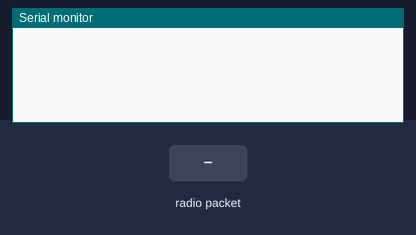
Bench run of a program on a simulated ESP32. Shown: the last lines printed to the serial monitor. Inputs (shaded band) come from the test bench.

Above: at 1.2 s.
1.3 s: radio packet "GETMACADDRESS" arrives
At 2.0 s:
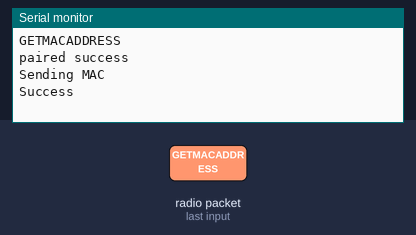
2.8 s: radio packet "ON" arrives
At 4.0 s:
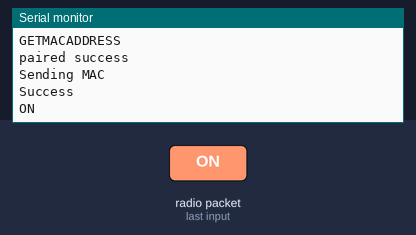
4.3 s: radio packet "OFF" arrives
At 5.4 s:
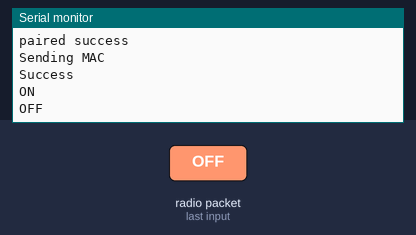
5.8 s: radio packet "NUMLEDS" arrives
At 6.5 s:
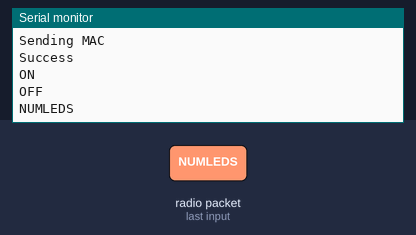
7.3 s: radio packet "COLOUR" arrives
At 7.6 s:
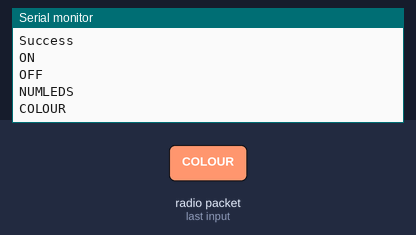
8.8 s: radio packet "COLOURRED" arrives
At 10.0 s:
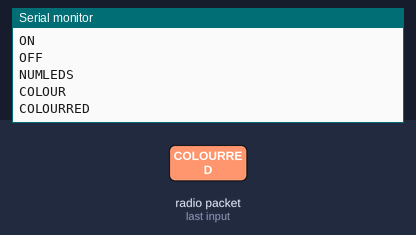

Measured:
- after the input at 1.3 s, the serial monitor: prints a new line at once (image 1)
- after the input at 2.8 s, the serial monitor: prints a new line at once (image 2)
- after the input at 4.3 s, the serial monitor: prints a new line at once (image 3)
- after the input at 5.8 s, the serial monitor: prints a new line at once (image 4)
- after the input at 7.3 s, the serial monitor: prints a new line at once (image 5)
- after the input at 8.8 s, the serial monitor: prints a new line at once (image 6)

The program:

main.cpp
```cpp
// (licence header left out)
#include <Arduino.h>
#include <FastLED.h>
#include <receiver_espnow.h>

#define HW_NUM_LEDS 19 // Number of LEDs in the strip, change this to your strip length
#define DATA_PIN 26

String EspID = "LED_STRIP";
CRGB leds[HW_NUM_LEDS];

uint8_t red = 255;
uint8_t green = 255;
uint8_t blue = 255;

CRGB colour;

int NUM_LEDS = -1;
bool isStripOn = false;

void setup()
{
  Serial.begin(115200);
  WiFi.mode(WIFI_STA);
  WiFi.disconnect();
  esp_wifi_set_channel(1, WIFI_SECOND_CHAN_NONE);

  esp_now_init();

  esp_now_register_send_cb(OnDataSent);
  esp_now_register_recv_cb(OnDataRecv);
  // FastLED supports many other LED Strips, enter your own here
  FastLED.addLeds<WS2815, DATA_PIN, RGB>(leds, HW_NUM_LEDS);
  FastLED.clear();
}

void loop()
{

  if (NUM_LEDS > 0) // check NUM_LEDS is configured in nextion settings
  {
    if (isStripOn)
    {
      colour = CRGB(red, green, blue);
      FastLED.clear();
      for (int i = 0; i < min(NUM_LEDS, HW_NUM_LEDS); i++)
      {
        leds[i] = colour;
      }
    }
    else
    {
      FastLED.clear();
    }
    FastLED.show();
  }

  vTaskDelay(100 / portTICK_PERIOD_MS);
}
```

receiver_espnow.cpp
```cpp
// (licence header left out)
#include <receiver_espnow.h>

boolean isCentralEspPaired = false;
extern String EspID;
extern uint8_t red;
extern uint8_t green;
extern uint8_t blue;

extern bool isStripOn;
extern int NUM_LEDS;

void espNowAddReceiver(const uint8_t *receiver)
{
    esp_now_peer_info_t peerInfo = {};
    memcpy(peerInfo.peer_addr, receiver, 6);
    peerInfo.channel = 0;
    peerInfo.encrypt = false;

    if (esp_now_add_peer(&peerInfo) != ESP_OK)
    {
        Serial.println("Failed to add peer");
    }
    else
    {
        Serial.println("paired success");
    }
}

void OnDataRecv(const uint8_t *mac, const uint8_t *incomingData, int len)
{

    char receivedData[32];
    memcpy(&receivedData, incomingData, sizeof(receivedData));
    Serial.println(receivedData);

    if (strncmp(receivedData, "GETMACADDRESS", strlen("GETMACADDRESS")) == 0)
    {
        if (!isCentralEspPaired)
        {
            espNowAddReceiver(mac);
            isCentralEspPaired = true;
        }
        Serial.println("Sending MAC");
        char dataToSend[32];
        strcpy(dataToSend, "MACSEND");
        // strcat(dataToSend, WiFi.macAddress().c_str());
        strcat(dataToSend, EspID.c_str());
        esp_now_send(mac, (const uint8_t *)dataToSend, sizeof(dataToSend));
    }
    else if (strncmp(receivedData, "ON", strlen("ON")) == 0)
    {
        isStripOn = true;
    }
    else if (strncmp(receivedData, "OFF", strlen("OFF")) == 0)
    {
        isStripOn = false;
    }
    else if (String(receivedData).startsWith("NUMLEDS"))
    {
        NUM_LEDS = String(receivedData).substring(7).toInt();
    }
    else if (String(receivedData).startsWith("COLOUR"))
    {
        if (String(receivedData).startsWith("COLOURRED"))
        {
            int redVal = String(receivedData).substring(9).toInt();
            // Serial.println(redVal);
            red = (redVal * 255) / 31;
        }
        else if (String(receivedData).startsWith("COLOURGREEN"))
        {
            int greenVal = String(receivedData).substring(11).toInt();
            green = (greenVal * 255) / 63;
        }
        else if (String(receivedData).startsWith("COLOURBLUE"))
        {
            int blueVal = String(receivedData).substring(10).toInt();
            blue = (blueVal * 255) / 31;
        }
    }
}

void OnDataSent(const uint8_t *mac, esp_now_send_status_t status)
{
    Serial.println(status == ESP_NOW_SEND_SUCCESS ? "Success" : "Fail");
}
```

receiver_espnow.h
```cpp
// (licence header left out)
#ifndef RECEIVER_ESPNOW_H
#define RECEIVER_ESPNOW_H

#include <esp_now.h>
#include <esp_wifi.h>
#include <Arduino.h>
#include "WiFi.h"
#include <FastLED.h>

void OnDataSent(const uint8_t *mac_addr, esp_now_send_status_t status);
void espNowAddReceiver(const uint8_t *receiver);
void OnDataRecv(const uint8_t *mac, const uint8_t *incomingData, int len);

#endif
```
